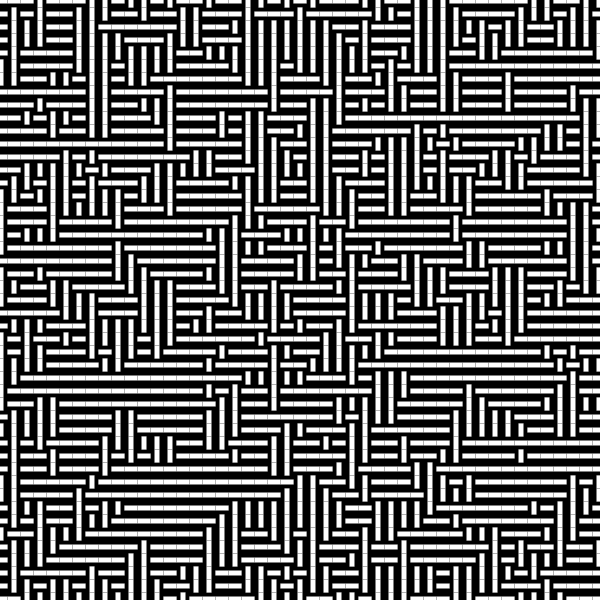
Frame 1 (no input)
Frame 2 (the mouse pressed at the canvas centre, redrawn once): identical to frame 1, image omitted

The Processing sketch that drew this single still picture (run headless with seeded random() and noise(); the mouse was pressed at the canvas centre and the sketch redrawn once):

// Processing sketch: weave_like
// ── weave_like.pde
float g;
float l = 13;
float w = 5;
float x;
float s = 0.6;

void setup() {
  size(600, 600);
  g = width / (w + 3);
  noStroke();
  rectMode(CENTER);
  noLoop();
}

void draw() {
  background(0);
  translate(width/2, height/2);
  for (int j = 0; j < g; j++) {
    for (int i = 0; i < g; i++) {
      x = round(noise(i*s, j*s));
      rect(l*(i - (g-1)/2), l*(j - (g-1)/2), x > 0 ? w : l, x > 0 ? l : w);
      fill(0);
      rect(l*(i - (g-1)/2), l*(j - (g-1)/2), x > 0 ? w+3 : l, x > 0 ? l : w+3);
      fill(255);
      rect(l*(i - (g-1)/2), l*(j - (g-1)/2), x > 0 ? w : l, x > 0 ? l : w);
    }
  }
}
